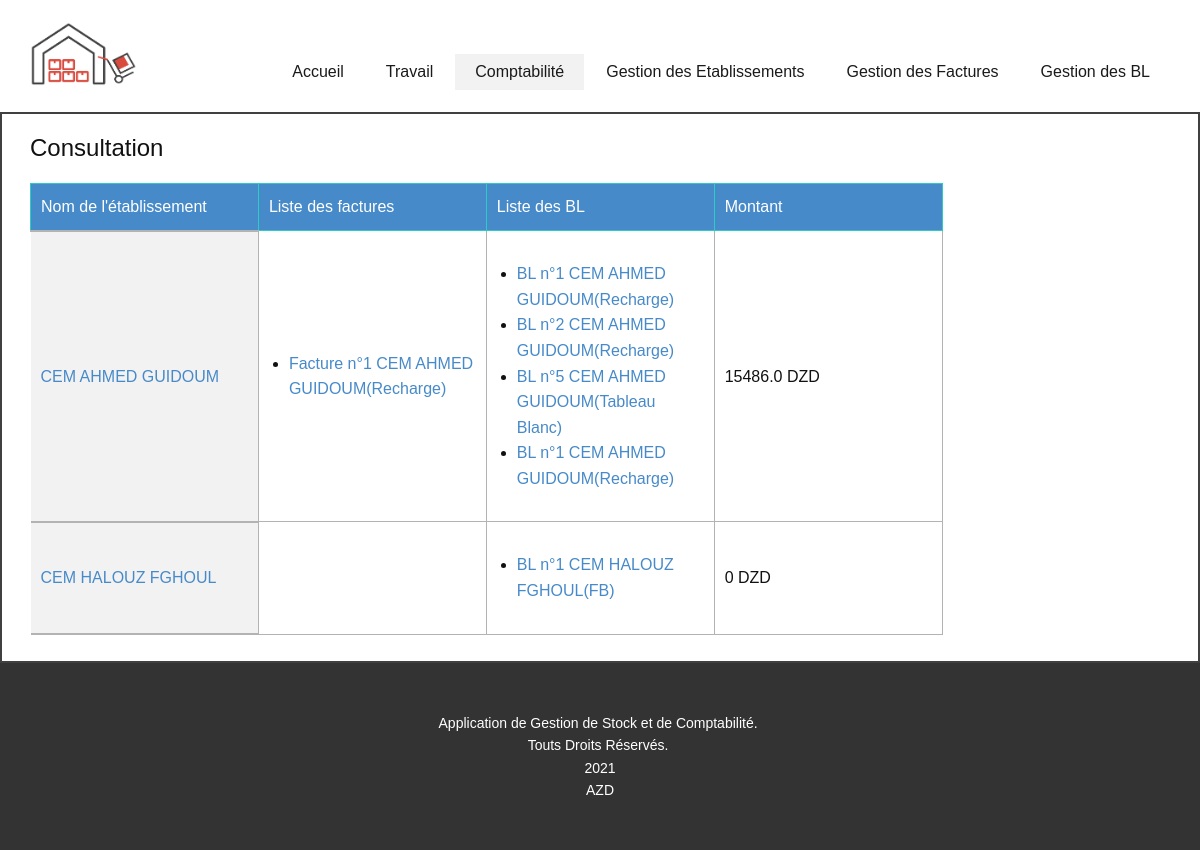
The page /Gestion/Travail/Comptabilité on the database its author committed.
### Gestion/models.py (models this page shows, shortened)
class Etablissement(models.Model):
    Nom = models.CharField(max_length=100,unique=True)
    Montant = models.FloatField(null=True,)

class Facture(models.Model):
    Num = models.IntegerField(null=True)
    Etab = models.ForeignKey(Etablissement,on_delete=models.CASCADE)
    Type = models.CharField(max_length=100,)
    date = models.DateField()
    Montant = models.FloatField(null=True,)
    Bons = models.ManyToManyField(Bon)
    paye = models.BooleanField()
    def __str__(self):
        return "Facture n°"+str(self.Num) +" "+self.Etab.Nom+"("+self.Type +")"

class Bon(models.Model):
    Num = models.IntegerField(null=True)
    Etab = models.ForeignKey(Etablissement,on_delete=models.CASCADE)
    Type = models.CharField(max_length=100,)
    date = models.DateField()
    Montant = models.FloatField(null=True,)
    paye = models.BooleanField()
    def __str__(self):
        return "BL n°"+str(self.Num) +" "+self.Etab.Nom+"("+self.Type+")"

### Gestion/views.py (called while the page is built)
def Comptabilité(request):
    context={}
    e = Etablissement.objects.all()
    context['e']=e
    for etab in e:
        s=0
        for f in etab.facture_set.all():
            s = s + f.Montant
        etab.Montant = s
        etab.save()
    return render (request,"Gestion/Comptabilité.html",context )

### Gestion/templates/Gestion/Comptabilité.html (shortened to what this page needs)
<!DOCTYPE html>
{% load static %}
<html style="font-size: 16px;">
  <head>
    <link rel="stylesheet" href="{% static 'Gestion/fontawesome.min.css' %}" >
    <link rel="stylesheet" href="{% static 'Gestion/bootstrap.min.css' %}" >
    <link rel="stylesheet" href="{% static 'Gestion/nicepage.css' %}" >
    <link rel="stylesheet" href="{% static 'Gestion/toastr.css' %}" media="screen">
    <link rel="stylesheet" href="https://cdnjs.cloudflare.com/ajax/libs/font-awesome/4.7.0/css/font-awesome.min.css">
    <link id="u-theme-google-font" rel="stylesheet" href="{% static 'Gestion/font.css' %}">
  </head>
  <body class="u-body">
    <header class="u-clearfix u-header u-header" id="sec-62b2"><div class="u-clearfix u-sheet u-valign-middle u-sheet-1">
        <a href="https://nicepage.com" class="u-image u-logo u-image-1" data-image-width="1001" data-image-height="601">
          <img src="{% static 'Gestion/images/Wholesalers_0.png' %}" class="u-logo-image u-logo-image-1">
        </a>
        <nav class="u-menu u-menu-dropdown u-offcanvas u-menu-1">
          <div class="u-custom-menu u-nav-container">
            <ul class="u-nav u-spacing-2 u-unstyled u-nav-1"><li class="u-nav-item"><a href = "{% url 'Accueil' %}" class="u-active-grey-5 u-border-active-palette-1-base u-border-hover-palette-1-base u-button-style u-hover-grey-10 u-nav-link u-text-active-grey-90 u-text-grey-90 u-text-hover-grey-90" style="padding: 10px 20px;">Accueil</a>
</li><li class="u-nav-item"><a href="{% url 'Travail' %}" class="u-active-grey-5 u-border-active-palette-1-base u-border-hover-palette-1-base u-button-style u-hover-grey-10 u-nav-link u-text-active-grey-90 u-text-grey-90 u-text-hover-grey-90" style="padding: 10px 20px;">Travail</a>
</li><li class="u-nav-item"><a href="{% url 'Comptabilité' %}" class="u-active-grey-5 u-border-active-palette-1-base u-border-hover-palette-1-base u-button-style u-hover-grey-10 u-nav-link u-text-active-grey-90 u-text-grey-90 u-text-hover-grey-90" style="padding: 10px 20px;">Comptabilité</a>
</li><li class="u-nav-item"><a class="u-active-grey-5 u-border-active-palette-1-base u-border-hover-palette-1-base u-button-style u-hover-grey-10 u-nav-link u-text-active-grey-90 u-text-grey-90 u-text-hover-grey-90" style="padding: 10px 20px;">Gestion des Etablissements</a>
</li><li class="u-nav-item"><a class="u-active-grey-5 u-border-active-palette-1-base u-border-hover-palette-1-base u-button-style u-hover-grey-10 u-nav-link u-text-active-grey-90 u-text-grey-90 u-text-hover-grey-90" style="padding: 10px 20px;">Gestion des Factures</a>
</li><li class="u-nav-item"><a class="u-active-grey-5 u-border-active-palette-1-base u-border-hover-palette-1-base u-button-style u-hover-grey-10 u-nav-link u-text-active-grey-90 u-text-grey-90 u-text-hover-grey-90" style="padding: 10px 20px;">Gestion des BL</a>
</li></ul>
          </div>
        </nav>
      </div></header>
    <section class="u-align-center u-border-2 u-border-grey-75 u-clearfix u-section-1" id="sec-28ef">
      <div class="u-clearfix u-sheet u-sheet-1">
        <h4 class="u-text u-text-default u-text-1">Consultation </h4>
        <div class="u-table u-table-responsive u-table-1">
          <table class="u-table-entity u-table-entity-1">
            <colgroup>
              <col width="20%">
              <col width="20%">
              <col width="20%">
              <col width="20%">
              <col width="20%">
            </colgroup>
            <thead class="u-palette-1-base u-table-header u-table-header-1">
              <tr style="height: 21px;">
                <th class="u-border-1 u-border-palette-4-base u-table-cell">Nom de l'établissement</th>
                <th class="u-border-1 u-border-palette-4-base u-table-cell">Liste des factures</th>
                <th class="u-border-1 u-border-palette-4-base u-table-cell">Liste des BL</th>
                <th class="u-border-1 u-border-palette-4-base u-table-cell">Montant</th>
              </tr>
            </thead>
            <tbody class="u-table-body">
              {% for et in e %}
              <tr style="height: 75px;">
                <td  class="u-border-2 u-border-grey-30 u-border-no-left u-border-no-right u-first-column u-grey-5 u-table-cell u-table-cell-6"><a href="{% url 'ConsulterEtablissement' et.id %}" >{{et.Nom}}</a></td>
                <td class="u-border-1 u-border-grey-30 u-table-cell"><ul>{% for f in et.facture_set.all %}<li><a href="{% url 'ConsulterFacture' f.id %}"> {{f}} </a></li>{% endfor %}</ul></td>
                <td class="u-border-1 u-border-grey-30 u-table-cell"><ul>{% for b in et.bon_set.all %}<li><a href="{% url 'ConsulterBL' b.id %}" > {{b}}</a> </li>{% endfor %}</ul></td>
                <td class="u-border-1 u-border-grey-30 u-table-cell">{{et.Montant}} DZD</td>
              </tr>
              {% endfor %}
            </tbody>
          </table>
        </div>
        <a  >&nbsp;&nbsp;&nbsp;&nbsp;&nbsp;
        </a>
      </div>
    </section>
    <footer class="u-align-center u-clearfix u-footer u-grey-80 u-footer" id="sec-7b2b"><div class="u-clearfix u-sheet u-sheet-1">
        <p class="u-small-text u-text u-text-variant u-text-1"> Application de Gestion de Stock et de Comptabilité.&nbsp;<br>Touts Droits Réservés.&nbsp;<br>2021<br>AZD
        </p>
      </div></footer>
  </body>
</html>

### rows shown on the page
Etablissement: Nom "CEM AHMED GUIDOUM", Montant "15486.0"
Facture: Num+Etab+Type "Facture n°1 CEM AHMED GUIDOUM(Recharge)"
Bon: Num+Etab+Type "BL n°1 CEM AHMED GUIDOUM(Recharge)"
Bon: Num+Etab+Type "BL n°2 CEM AHMED GUIDOUM(Recharge)"
Bon: Num+Etab+Type "BL n°5 CEM AHMED GUIDOUM(Tableau Blanc)"
Bon: Num+Etab+Type "BL n°1 CEM AHMED GUIDOUM(Recharge)"
Etablissement: Nom "CEM HALOUZ FGHOUL", Montant "0"
Bon: Num+Etab+Type "BL n°1 CEM HALOUZ FGHOUL(FB)"
